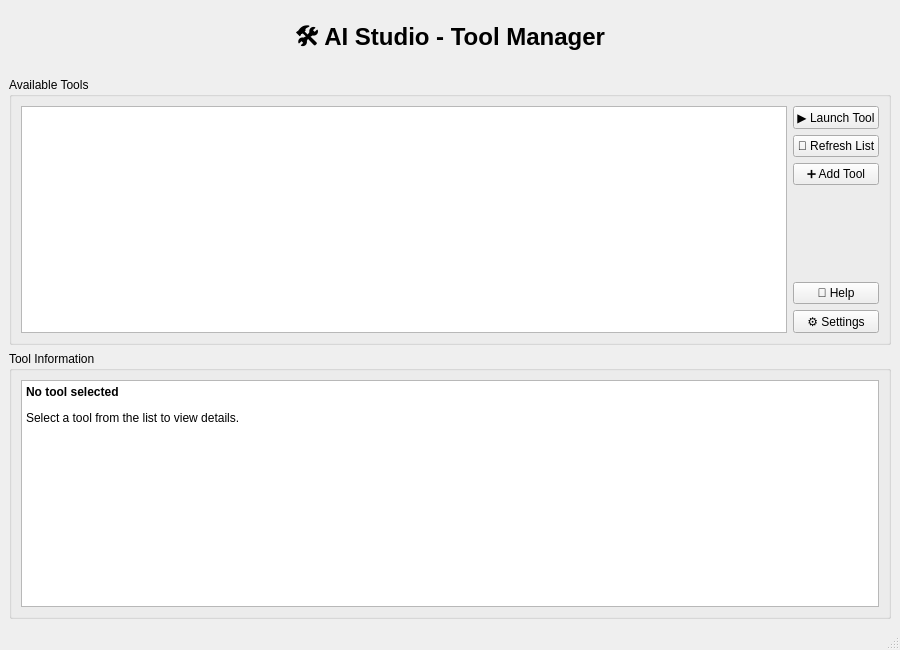
<?xml version="1.0" encoding="UTF-8"?>
<ui version="4.0">
 <class>MainWindow</class>
 <widget class="QMainWindow" name="MainWindow">
  <property name="geometry">
   <rect>
    <x>0</x>
    <y>0</y>
    <width>900</width>
    <height>650</height>
   </rect>
  </property>
  <property name="windowTitle">
   <string>AiCopilotDP - AI Studio</string>
  </property>
  <widget class="QWidget" name="centralwidget">
   <layout class="QVBoxLayout" name="verticalLayout">
    <item>
     <widget class="QLabel" name="lbl_title">
      <property name="text">
       <string>🛠️ AI Studio - Tool Manager</string>
      </property>
      <property name="alignment">
       <set>Qt::AlignCenter</set>
      </property>
      <property name="styleSheet">
       <string>font-size: 18pt; font-weight: bold; padding: 10px;</string>
      </property>
     </widget>
    </item>
    <item>
     <widget class="QGroupBox" name="grp_tools">
      <property name="title">
       <string>Available Tools</string>
      </property>
      <layout class="QGridLayout" name="gridLayout">
       <item row="0" column="0">
        <widget class="QListWidget" name="lst_tools">
         <property name="alternatingRowColors">
          <bool>true</bool>
         </property>
        </widget>
       </item>
       <item row="0" column="1">
        <layout class="QVBoxLayout" name="verticalLayout_2">
         <item>
          <widget class="QPushButton" name="btn_launch">
           <property name="text">
            <string>▶️ Launch Tool</string>
           </property>
           <property name="minimumHeight">
            <number>50</number>
           </property>
          </widget>
         </item>
         <item>
          <widget class="QPushButton" name="btn_refresh">
           <property name="text">
            <string>🔄 Refresh List</string>
           </property>
          </widget>
         </item>
         <item>
          <widget class="QPushButton" name="btn_add_tool">
           <property name="text">
            <string>➕ Add Tool</string>
           </property>
          </widget>
         </item>
         <item>
          <spacer name="verticalSpacer">
           <property name="orientation">
            <enum>Qt::Orientation::Vertical</enum>
           </property>
           <property name="sizeHint" stdset="0">
            <size>
             <width>20</width>
             <height>40</height>
            </size>
           </property>
          </spacer>
         </item>
         <item>
          <widget class="QPushButton" name="btn_help">
           <property name="text">
            <string>📖 Help</string>
           </property>
          </widget>
         </item>
         <item>
          <widget class="QPushButton" name="btn_settings">
           <property name="text">
            <string>⚙️ Settings</string>
           </property>
          </widget>
         </item>
        </layout>
       </item>
      </layout>
     </widget>
    </item>
    <item>
     <widget class="QGroupBox" name="grp_info">
      <property name="title">
       <string>Tool Information</string>
      </property>
      <property name="maximumHeight">
       <number>150</number>
      </property>
      <layout class="QVBoxLayout" name="verticalLayout_3">
       <item>
        <widget class="QTextEdit" name="txt_tool_info">
         <property name="readOnly">
          <bool>true</bool>
         </property>
         <property name="html">
          <string>&lt;!DOCTYPE HTML PUBLIC "-//W3C//DTD HTML 4.0//EN" "http://www.w3.org/TR/REC-html40/strict.dtd"&gt;
&lt;html&gt;&lt;head&gt;&lt;meta name="qrichtext" content="1" /&gt;&lt;/head&gt;&lt;body&gt;
&lt;p&gt;&lt;span style="font-weight:600;"&gt;No tool selected&lt;/span&gt;&lt;/p&gt;
&lt;p&gt;Select a tool from the list to view details.&lt;/p&gt;
&lt;/body&gt;&lt;/html&gt;</string>
         </property>
        </widget>
       </item>
      </layout>
     </widget>
    </item>
   </layout>
  </widget>
  <widget class="QStatusBar" name="statusbar"/>
 </widget>
 <resources/>
 <connections/>
</ui>
